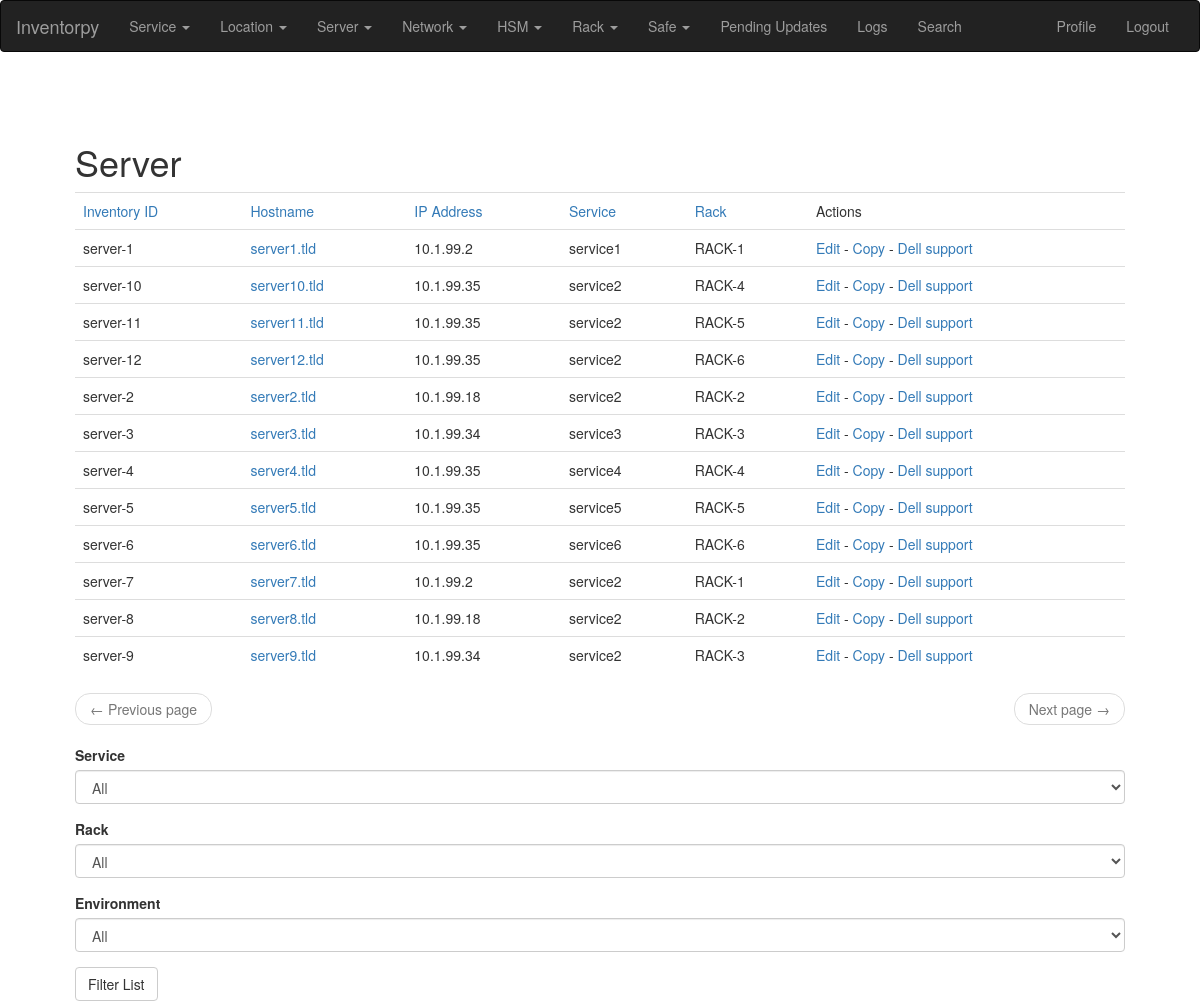
The page /server/list/ (signed in) on the database its author committed.
### app/modules/server/models.py (models this page shows, shortened)
class Server(db.Model):
    __tablename__ = "server"
    __searchable__ = ['hostname', 'role', 'status', 'ipaddress', 'serial', 'memory',
                      'cpu', 'psu', 'model', 'os_name', 'manufacturer', 'comment',
                      'environment']
    id = db.Column(db.Integer, primary_key=True)
    hostname = db.Column(db.String(140), unique=True)
    role = db.Column(db.String(140))
    status = db.Column(db.String(140))
    ipaddress = db.Column(db.String(140))
    network_id = db.Column(db.Integer, db.ForeignKey('network.id'))
    network = db.relationship('Network')
    memory = db.Column(db.String(140))
    cpu = db.Column(db.String(140))
    psu = db.Column(db.String(140))
    hd = db.Column(db.String(140))
    serial = db.Column(db.String(140))
    model = db.Column(db.String(140))
    os_name = db.Column(db.String(140))
    os_version = db.Column(db.String(140))
    manufacturer = db.Column(db.String(140))
    rack = db.relationship('Rack')
    rack_id = db.Column(db.Integer, db.ForeignKey('rack.id'))
    rack_position = db.Column(db.String(10))
    service_id = db.Column(db.Integer, db.ForeignKey('service.id'))
    service = db.relationship('Service')
    comment = db.Column(db.String(2000))
    support_start = db.Column(db.DateTime)
    support_end = db.Column(db.DateTime)
    environment = db.Column(db.String(140))
    switch_ports = db.relationship("SwitchPort", back_populates="server")
    virtual_guests = db.relationship("VirtualServer", back_populates="hosting_server")
    virtual_host = db.Column(db.String(10))
    def inventory_id(self):
        return '{}-{}'.format(self.__class__.__name__.lower(), self.id)

### app/models.py (models this page shows, shortened)
class PaginatedAPIMixin(object):
    @staticmethod
    def to_collection_dict(query, page, per_page, endpoint, **kwargs):
        resources = query.paginate(page, per_page, False)
        print("page: %s per_page: %s endpoint %s" % (page, per_page, endpoint))
        data = {
            'items': [item.to_dict() for item in resources.items],
            '_meta': {
                'page': page,
                'per_page': per_page,
                'total_pages': resources.pages,
                'total_items': resources.total
            },
            '_links': {
                'self': url_for(endpoint, id=id, page=page, per_page=per_page,
                                **kwargs),
                'next': url_for(endpoint, id=id, page=page + 1, per_page=per_page,
                                **kwargs) if resources.has_next else None,
                'prev': url_for(endpoint, id=id, page=page - 1, per_page=per_page,
                                **kwargs) if resources.has_prev else None
            }
        }
        return data

class Service(PaginatedAPIMixin, db.Model):
    __tablename__ = "service"
    __searchable__ = ['name']
    id = db.Column(db.Integer, primary_key=True)
    name = db.Column(db.String(140), unique=True)
    updated = db.Column(db.DateTime, index=True, default=datetime.utcnow)
    color = db.Column(db.String(140))
    users = db.relationship('User', secondary=service_user)
    manager = db.relationship('User', foreign_keys='Service.manager_id')
    manager_id = db.Column(db.Integer, db.ForeignKey('user.id'))

### app/modules/rack/models.py (models this page shows, shortened)
class Rack(db.Model):
    __tablename__ = "rack"
    __searchable__ = ['name', 'audit_status', 'location_id', 'audit_comment', 'comment']
    id = db.Column(db.Integer, primary_key=True)
    name = db.Column(db.String(140), unique=True)
    location_id = db.Column(db.Integer, db.ForeignKey('location.id'))
    location = db.relationship('Location')
    comment = db.Column(db.String(600))
    audit_status = db.Column(db.String(20))
    audit_comment = db.Column(db.String(255))
    audit_date = db.Column(db.DateTime)
    auditor = db.relationship('User', foreign_keys='Rack.auditor_id')
    auditor_id = db.Column(db.Integer, db.ForeignKey('user.id'))

### app/modules/server/routes.py (the view)
@bp.route('/server/list/', methods=['GET', 'POST'])
@login_required
def server_list():
    page = request.args.get('page', 1, type=int)
    sort = request.args.get('sort', 'hostname')
    order = request.args.get('order', 'asc')
    server_vars = list(vars(Server).keys())
    if sort not in server_vars:
        flash(_('No such varibale to sort by %s' % sort))
        return redirect(url_for('main.index'))
    if order not in ['asc', 'desc']:
        flash(_('Bad order to sort by'))
        return redirect(url_for('main.index'))
    sortstr = "{}(Server.{})".format(order, sort)
    form = FilterServerListForm()
    environment = None
    service = None
    rack = None
    if request.method == 'POST' and form.validate_on_submit():
        service_id = form.service.data
        rack_id = form.rack.data
        environment = form.environment.data
        service = Service.query.filter_by(id=service_id).first()
        rack = Rack.query.get(rack_id)
    else:
        service_name = request.args.get('service')
        service = Service.query.filter_by(name=service_name).first()
        environment = request.args.get('environment')
        rack_id = request.args.get('rack_id')
        if rack_id is not None:
            rack = Rack.query.get(rack_id)
    input_search_query = []
    if service is not None:
        print("service: {}".format(service.name))
        input_search_query.append('(Server.service_id == service.id)')
    if environment is not None and environment != "all":
        print("env: {}".format(environment))
        input_search_query.append('(Server.environment == environment)')
    if rack is not None:
        print("env: {}".format(rack.name))
        input_search_query.append('(Server.rack_id == rack.id)')
    if len(input_search_query) < 1:
        servers = Server.query.order_by(eval(sortstr)).paginate(
            page, current_app.config['POSTS_PER_PAGE'], False)
    else:
        query = " & ".join(input_search_query)
        print("query: {}".format(query))
        servers = Server.query.filter(eval(query)).order_by(eval(sortstr)).paginate(
            page, current_app.config['POSTS_PER_PAGE'], False)
    next_url = url_for('main.server_list', page=servers.next_num) \
        if servers.has_next else None
    prev_url = url_for('main.server_list', page=servers.prev_num) \
        if servers.has_prev else None
    return render_template('server.html', title=_('Server'),
                           servers=servers.items, next_url=next_url,
                           prev_url=prev_url, form=form)

### app/modules/server/forms.py
class FilterServerListForm(FlaskForm):
    service = SelectField(_l('Service'), coerce=int)
    rack = SelectField(_l('Rack'), coerce=int)
    environment = SelectField(_l('Environment'))
    submit = SubmitField(_l('Filter List'))
    def __init__(self, *args, **kwargs):
        super().__init__(*args, **kwargs)
        self.rack.choices = [(r.id, r.name) for r in Rack.query.order_by(Rack.name).all()]
        self.rack.choices.insert(0, (-1, _l('All')))
        self.service.choices = [(s.id, s.name) for s in Service.query.order_by(Service.name).all()]
        self.service.choices.insert(0, (-1, _l('All')))
        self.environment.choices = [('all', 'All'),
                                    ('dev', 'Development'),
                                    ('tools', 'Tools'),
                                    ('cicd', 'CI/CD'),
                                    ('st', 'System Testing'),
                                    ('at', 'Acceptance Testing'),
                                    ('prod', 'Production'),
                                    ]

### app/main/routes.py (called while the page is built)
@bp.before_app_request
def before_request():
    if current_user.is_authenticated:
        current_user.last_seen = datetime.utcnow()
        db.session.commit()
    g.locale = str(get_locale())

### app/models.py (called while the page is built)
@login.user_loader
def load_user(id):
    print(f'regular user loaded for login userid: {id}')
    return User.query.get(int(id))

### app/templates/server.html (shortened to what this page needs)
{% extends "base.html" %}
{% import 'bootstrap/wtf.html' as wtf %}
{% block app_content %}
{% if servers %}
<table class="table table-hover">
    <tr>
      <td><A HREF="{{url_for('main.server_list', sort='id',         order=order)}}">{{_('Inventory ID')}}</A></td>
      <td><A HREF="{{url_for('main.server_list', sort='hostname',   order=order)}}">{{_('Hostname')}}    </A></td>
      <td><A HREF="{{url_for('main.server_list', sort='ipaddress',  order=order)}}">{{_('IP Address')}}  </A></td>
      <td><A HREF="{{url_for('main.server_list', sort='service_id', order=order)}}">{{_('Service')}}     </A></td>
      <td><A HREF="{{url_for('main.server_list', sort='rack_id',    order=order)}}">{{_('Rack')}}        </A></td>
      <td>{{_('Actions')}}        </A></td>
    </tr>
    {% for s in servers %}
      <tr>
        <td>
              {{ s.inventory_id() }}
        </td>
        <td>
          <A HREF="{{url_for('main.server_edit', server=s.id)}}">
            {{ s.hostname }}
          </A>
        </td>
        <td>
                {{s.ipaddress}}
        </td>
        <td>
          {% if s.service %}
              {{s.service.name}}
          {% endif %}
        </td>
        <td>
          {% if s.rack %}
                {{s.rack.name}}
          {% endif %}
        </td>
        <td>
          <A HREF="{{url_for('main.server_edit', server=s.id)}}">
            {{ _('Edit') }}
          </A> -
          <A HREF="{{url_for('main.server_copy', copy_from_server=s.id)}}">
            {{ _('Copy') }}
          </A>
          {% if s.manufacturer.lower()  == "dell" %}
            -
            <A HREF="https://www.dell.com/support/home/en-us/product-support/servicetag/{{s.serial}}">
              {{ _('Dell support') }}
            </A>
          {% endif %}
        </td>
      </tr>
    {% endfor %}
    </table>
    <nav aria-label="...">
        <ul class="pager">
            <li class="previous{% if not prev_url %} disabled{% endif %}">
                <a href="{{ prev_url or '#' }}">
                    <span aria-hidden="true">&larr;</span> {{ _('Previous page') }}
                </a>
            </li>
            <li class="next{% if not next_url %} disabled{% endif %}">
                <a href="{{ next_url or '#' }}">
                    {{ _('Next page') }} <span aria-hidden="true">&rarr;</span>
                </a>
            </li>
        </ul>
    </nav>
{% endif %}
{% if form %}
      {{ wtf.quick_form(form) }}
{% endif %}
{% endblock %}

### rows shown on the page
Server: inventory_id "server-1", hostname "server1.tld", ipaddress "10.1.99.2", service.name "service1", rack.name "RACK-1"
Server: inventory_id "server-10", hostname "server10.tld", ipaddress "10.1.99.35", service.name "service2", rack.name "RACK-4"
Server: inventory_id "server-11", hostname "server11.tld", ipaddress "10.1.99.35", service.name "service2", rack.name "RACK-5"
Server: inventory_id "server-12", hostname "server12.tld", ipaddress "10.1.99.35", service.name "service2", rack.name "RACK-6"
Server: inventory_id "server-2", hostname "server2.tld", ipaddress "10.1.99.18", service.name "service2", rack.name "RACK-2"
Server: inventory_id "server-3", hostname "server3.tld", ipaddress "10.1.99.34", service.name "service3", rack.name "RACK-3"
Server: inventory_id "server-4", hostname "server4.tld", ipaddress "10.1.99.35", service.name "service4", rack.name "RACK-4"
Server: inventory_id "server-5", hostname "server5.tld", ipaddress "10.1.99.35", service.name "service5", rack.name "RACK-5"
Server: inventory_id "server-6", hostname "server6.tld", ipaddress "10.1.99.35", service.name "service6", rack.name "RACK-6"
Server: inventory_id "server-7", hostname "server7.tld", ipaddress "10.1.99.2", service.name "service2", rack.name "RACK-1"
Server: inventory_id "server-8", hostname "server8.tld", ipaddress "10.1.99.18", service.name "service2", rack.name "RACK-2"
Server: inventory_id "server-9", hostname "server9.tld", ipaddress "10.1.99.34", service.name "service2", rack.name "RACK-3"

### other values the page prints
{{ title }} "Server"
